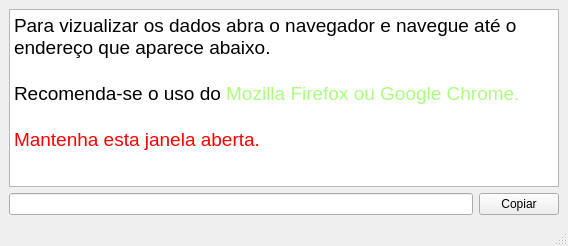
<?xml version="1.0" encoding="UTF-8"?>
<ui version="4.0">
 <class>ReaderServer</class>
 <widget class="QMainWindow" name="ReaderServer">
  <property name="geometry">
   <rect>
    <x>0</x>
    <y>0</y>
    <width>568</width>
    <height>246</height>
   </rect>
  </property>
  <property name="windowTitle">
   <string>Analisador de dados</string>
  </property>
  <property name="windowIcon">
   <iconset>
    <normaloff>:/icons/resources/icon.png</normaloff>:/icons/resources/icon.png</iconset>
  </property>
  <widget class="QWidget" name="centralwidget">
   <layout class="QVBoxLayout" name="verticalLayout" stretch="3,0">
    <item>
     <widget class="QTextEdit" name="textEdit">
      <property name="readOnly">
       <bool>true</bool>
      </property>
      <property name="html">
       <string>&lt;!DOCTYPE HTML PUBLIC &quot;-//W3C//DTD HTML 4.0//EN&quot; &quot;http://www.w3.org/TR/REC-html40/strict.dtd&quot;&gt;
&lt;html&gt;&lt;head&gt;&lt;meta name=&quot;qrichtext&quot; content=&quot;1&quot; /&gt;&lt;style type=&quot;text/css&quot;&gt;
p, li { white-space: pre-wrap; }
&lt;/style&gt;&lt;/head&gt;&lt;body style=&quot; font-family:'MS Shell Dlg 2'; font-size:8.25pt; font-weight:400; font-style:normal;&quot;&gt;
&lt;p style=&quot; margin-top:0px; margin-bottom:0px; margin-left:0px; margin-right:0px; -qt-block-indent:0; text-indent:0px;&quot;&gt;&lt;span style=&quot; font-size:14pt;&quot;&gt;Para vizualizar os dados abra o navegador e navegue até o endereço que aparece abaixo. &lt;/span&gt;&lt;/p&gt;
&lt;p style=&quot;-qt-paragraph-type:empty; margin-top:0px; margin-bottom:0px; margin-left:0px; margin-right:0px; -qt-block-indent:0; text-indent:0px; font-size:14pt;&quot;&gt;&lt;br /&gt;&lt;/p&gt;
&lt;p style=&quot; margin-top:0px; margin-bottom:0px; margin-left:0px; margin-right:0px; -qt-block-indent:0; text-indent:0px;&quot;&gt;&lt;span style=&quot; font-size:14pt;&quot;&gt;Recomenda-se o uso do &lt;/span&gt;&lt;span style=&quot; font-size:14pt; color:#aaff7f;&quot;&gt;Mozilla Firefox ou Google Chrome.&lt;/span&gt;&lt;/p&gt;
&lt;p style=&quot;-qt-paragraph-type:empty; margin-top:0px; margin-bottom:0px; margin-left:0px; margin-right:0px; -qt-block-indent:0; text-indent:0px; font-size:14pt;&quot;&gt;&lt;br /&gt;&lt;/p&gt;
&lt;p style=&quot; margin-top:0px; margin-bottom:0px; margin-left:0px; margin-right:0px; -qt-block-indent:0; text-indent:0px;&quot;&gt;&lt;span style=&quot; font-size:14pt; color:#ff0000;&quot;&gt;Mantenha esta janela aberta.&lt;/span&gt;&lt;/p&gt;&lt;/body&gt;&lt;/html&gt;</string>
      </property>
     </widget>
    </item>
    <item>
     <layout class="QHBoxLayout" name="horizontalLayout">
      <item>
       <widget class="QLineEdit" name="led_url">
        <property name="styleSheet">
         <string notr="true">font: 75 12pt &quot;MS Shell Dlg 2&quot;;
color: rgb(85, 170, 255);</string>
        </property>
        <property name="readOnly">
         <bool>true</bool>
        </property>
       </widget>
      </item>
      <item>
       <widget class="QPushButton" name="btn_copy_url">
        <property name="text">
         <string>Copiar</string>
        </property>
       </widget>
      </item>
     </layout>
    </item>
   </layout>
  </widget>
  <widget class="QMenuBar" name="menubar">
   <property name="geometry">
    <rect>
     <x>0</x>
     <y>0</y>
     <width>568</width>
     <height>21</height>
    </rect>
   </property>
  </widget>
  <widget class="QStatusBar" name="statusbar"/>
 </widget>
 <resources/>
 <connections/>
</ui>
